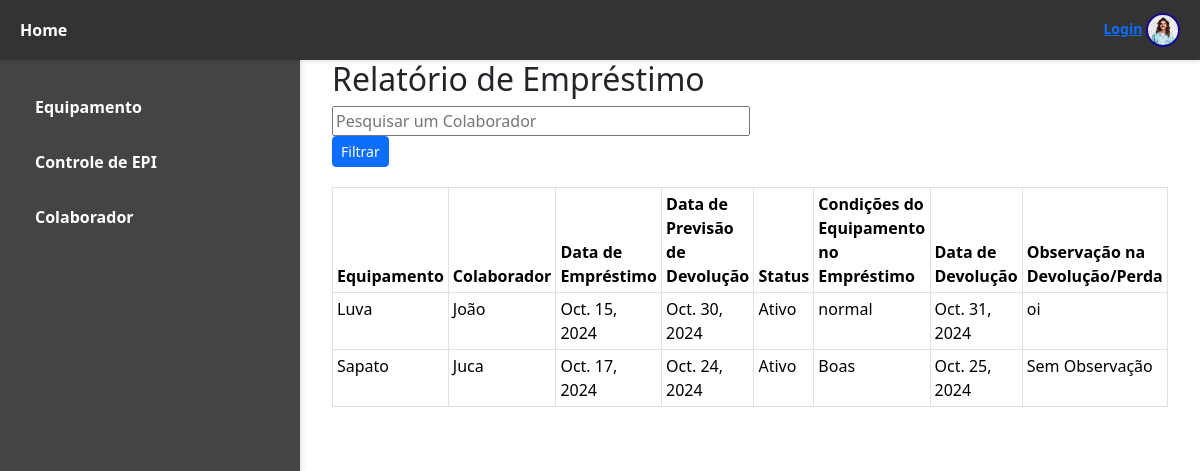
Before: /listar_acao/ with the older database file.
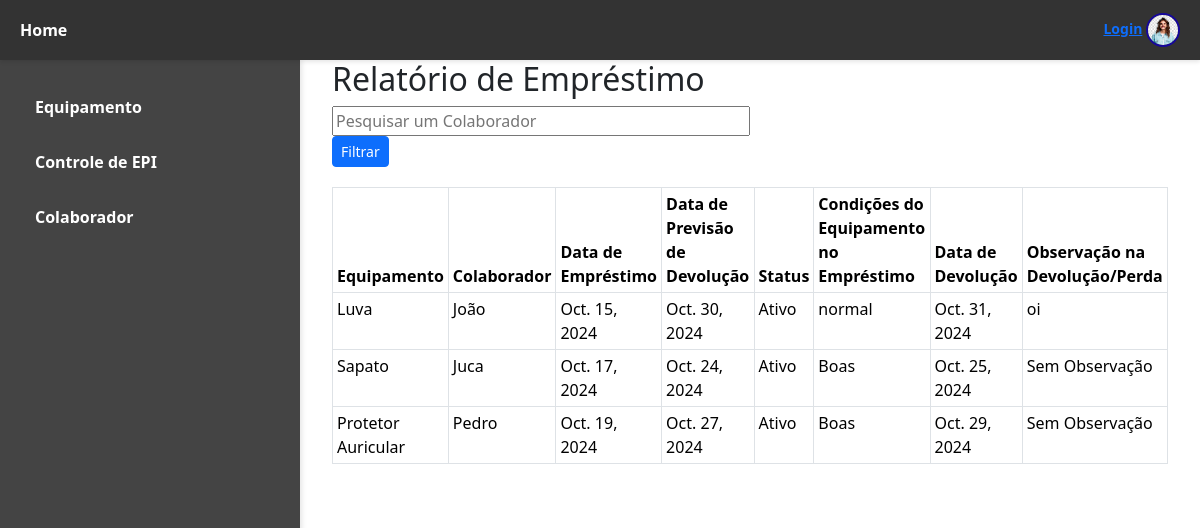
After: the same page with the newer database file.
### epi/models.py (models this page shows, shortened)
class Registro(models.Model):
        equipamento = models.ForeignKey(Equipamento, on_delete=models.CASCADE)
        colaborador = models.ForeignKey(Colaborador, on_delete=models.CASCADE)
        data_emprestimo = models.DateField()
        previsao_devolucao = models.DateField()
        status = models.CharField(max_length=100, default='Em Preparação')
        condicoes = models.CharField(max_length=100)
        data_devolucao = models.DateField(null=True)
        observacao = models.CharField(max_length=100, null=True)

### epi/views.py (the view)
# urls.py: path('listar_acao/', views.listar_acao, name='listar_acao'),
def listar_acao(request):
    values = Registro.objects.all()
    pesquisa = request.GET.get('nome_colaborador')
    if pesquisa:
        values = values.filter(colaborador__nome__icontains=pesquisa)
    colaborador = request.GET.get('colaborador')
    equipamento = request.GET.get('equipamento')
    data_emprestimo = request.GET.get('data_emprestimo')
    previsaodevolucao = request.GET.get('previsaodevolucao')
    status = request.GET.get('status')
    condicoes = request.GET.get('condicoes')
    data_devolucao = request.GET.get('data_devolucao')
    observacao = request.GET.get('observacao')
    if colaborador:
        values = values.filter(colaborador__nome__icontains=colaborador)
    if equipamento:
        values = values.filter(equipamento__nome__icontains=equipamento)
    if data_emprestimo:
        values = values.filter(data_emprestimo__icontains=data_emprestimo)
    if previsaodevolucao:
        values = values.filter(previsao_devolucao__icontains=previsaodevolucao)
    if status:
        values = values.filter(status__icontains=status)
    if condicoes:
        values = values.filter(condicoes__icontains=condicoes)
    if data_devolucao:
        values = values.filter(data_devolucao__icontains=data_devolucao)
    if observacao:
        values = values.filter(observacao__icontains=observacao)
    filtered_values = values.values('equipamento__nome', 'colaborador__nome', 'data_emprestimo', 'previsao_devolucao', 'status', 'condicoes', 'data_devolucao', 'observacao')if values.exists() else []
    return render(request, 'epi/globals/listar_acao.html', {'acoes': filtered_values})

### epi/templates/epi/globals/listar_acao.html (shortened to what this page needs)
{% extends "epi/index.html" %}
{% block content %}
<div class="container" style="text-align: left;">
    <h2>Relatório de Empréstimo</h2>
    <form method="get" style="width: 50%; margin-bottom: 20px;">
        <input type="text" name="nome_colaborador" placeholder="Pesquisar um Colaborador" value="{{ request.GET.nome_colaborador }}" style="width: 100%;">
        <button type="submit" class="btn btn-primary btn-sm">Filtrar</button>
    </form>
    <table class="table table-bordered table-sm" style="width: 100%;">
        <thead>
            <tr>
                <th>Equipamento</th>
                <th>Colaborador</th>
                <th>Data de Empréstimo</th>
                <th>Data de Previsão de Devolução</th>
                <th>Status</th>
                <th>Condições do Equipamento no Empréstimo</th>
                <th>Data de Devolução</th>
                <th>Observação na Devolução/Perda</th>
            </tr>
        </thead>
        <tbody>
            {% for acao in acoes %}
            <tr>
                <td>{{ acao.equipamento__nome }}</td>
                <td>{{ acao.colaborador__nome }}</td>
                <td>{{ acao.data_emprestimo }}</td>
                <td>{{ acao.previsao_devolucao }}</td>
                <td>{{ acao.status }}</td>
                <td>{{ acao.condicoes }}</td>
                <td>{{ acao.data_devolucao }}</td>
                <td>{{ acao.observacao }}</td>
            </tr>
            {% empty %}
            <tr>
                <td colspan="8">Nenhum equipamento encontrado.</td>
            </tr>
            {% endfor %}
        </tbody>
    </table>
</div>
{% endblock %}

Changed rows visible on the page:
added Registro: equipamento__nome "Protetor Auricular", colaborador__nome "Pedro", data_emprestimo "Oct. 19, 2024", previsao_devolucao "Oct. 27, 2024", status "Ativo", condicoes "Boas", data_devolucao "Oct. 29, 2024", observacao "Sem Observação"
